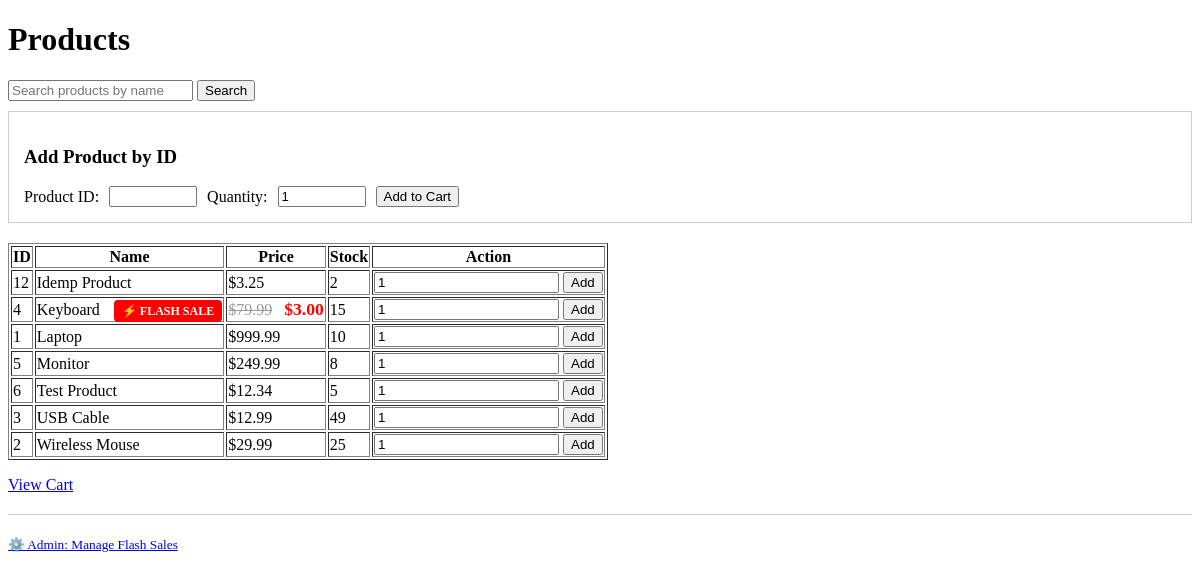
/products, run on an earlier commit of the app's database.
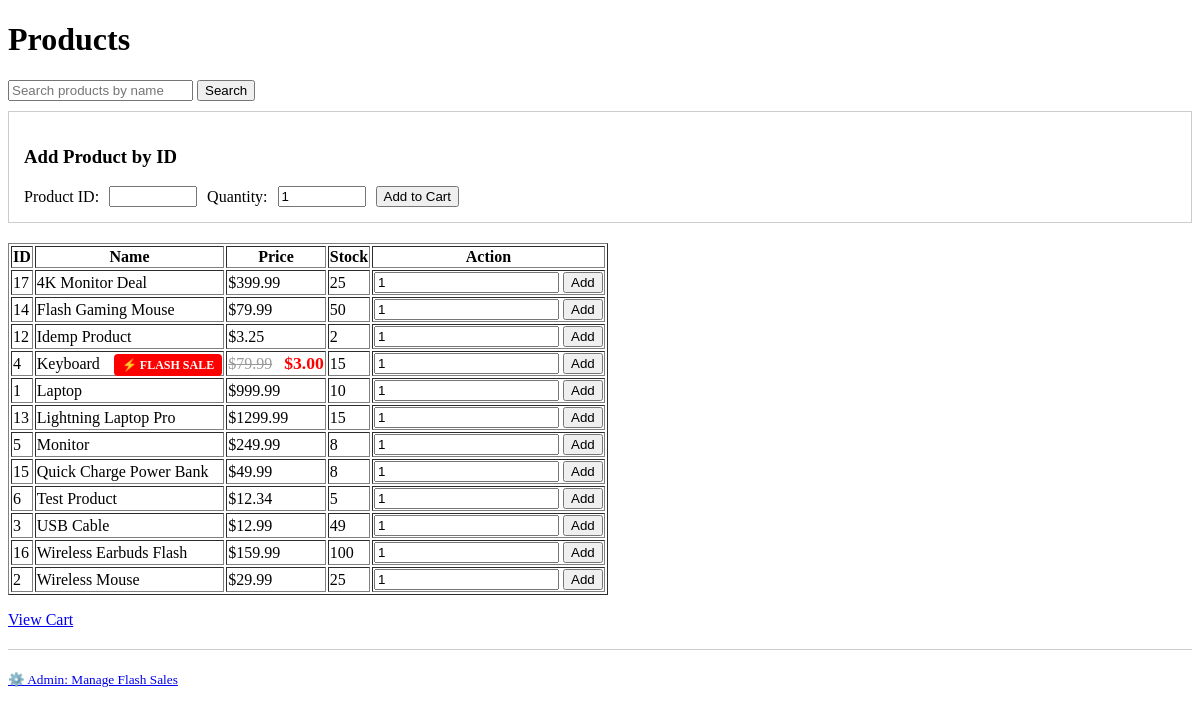
And on a later commit of the database.
### tables this page shows
CREATE TABLE product (
	id INTEGER PRIMARY KEY AUTOINCREMENT,
	name TEXT NOT NULL UNIQUE,
    price_cents INTEGER NOT NULL CHECK(price_cents >= 0),
    stock INTEGER NOT NULL CHECK(stock >= 0),
    active INTEGER NOT NULL DEFAULT 1 CHECK(active IN (0,1)),
    -- NEW: Flash sale columns
    flash_sale_active INTEGER DEFAULT 0,
    flash_sale_price_cents INTEGER
, flash_price_cents INTEGER CHECK(flash_price_cents >= 0), sale_start TIMESTAMP, sale_end TIMESTAMP);

### src/app.py (the view)
    @app.route("/products")
    def products():
        q = request.args.get("q", "").strip()
        conn = get_conn()
        try:
            try:
                repo = AProductRepo(conn)
                if q:
                    rows = repo.search_products(q)
                else:
                    rows = repo.get_all_products()
            except Exception:
                rows = []
                flash(
                    "Product table not available. Partner A needs to add user/product schema and seed.",
                    "error",
                )
            return render_template("products.html", products=rows, q=q)
        finally:
            conn.close()

### src/dao.py (called while the page is built)
def get_connection(db_path: str) -> sqlite3.Connection:
    conn = sqlite3.connect(db_path)
    conn.row_factory = sqlite3.Row
    conn.execute("PRAGMA foreign_keys = ON")
    return conn

### src/product_repo.py (called while the page is built)
    def get_all_products(self):
        cursor = self.conn.execute(
            """SELECT id, name, price_cents, stock,
                      flash_sale_active, flash_sale_price_cents
               FROM product
               WHERE active = 1
               ORDER BY name"""
        )
        rows = cursor.fetchall()
        products = []
        for row in rows:
            product = dict(row)
            if product['flash_sale_active'] == 1 and product['flash_sale_price_cents']:
                product['original_price'] = product['price_cents']
                product['price_cents'] = product['flash_sale_price_cents']
                product['is_flash_sale'] = True
            else:
                product['is_flash_sale'] = False
            products.append(product)
        return products

### src/templates/products.html (shortened to what this page needs)
<!doctype html>
<html>
  <head>
  </head>
  <body>
    <h1>Products</h1>
    <form method="get" action="/products" style="margin: 10px 0;">
      <input type="text" name="q" placeholder="Search products by name" value="{{ q or '' }}">
      <button type="submit">Search</button>
    </form>
    <div style="margin-bottom: 20px; padding: 15px; border: 1px solid #ccc;">
      <h3>Add Product by ID</h3>
      <form method="post" action="/cart/add" style="display: flex; gap: 10px; align-items: center;">
          <label for="product_id">Product ID:</label>
          <input type="number" name="product_id" id="product_id" min="1" required style="width: 80px;">
          <label for="qty">Quantity:</label>
          <input type="number" name="qty" id="qty" min="1" value="1" required style="width: 80px;">
          <button type="submit">Add to Cart</button>
      </form>
    </div>
    <table border="1">
      <tr><th>ID</th><th>Name</th><th>Price</th><th>Stock</th><th>Action</th></tr>
      {% for p in products %}
        <tr>
          <td>{{ p.id }}</td>
          <td>
            {{ p.name }}
            {% if p.is_flash_sale %}
              <span class="flash-badge">⚡ FLASH SALE</span>
            {% endif %}
          </td>
          <td>
            {% if p.is_flash_sale %}
              <span class="original-price">${{ '%.2f' % (p.original_price / 100.0) }}</span>
              <span class="flash-price">${{ '%.2f' % (p.price_cents / 100.0) }}</span>
            {% else %}
              ${{ '%.2f' % (p.price_cents / 100.0) }}
            {% endif %}
          </td>
          <td>{{ p.stock }}</td>
          <td>
            <form method="post" action="/cart/add">
              <input type="number" name="qty" value="1" min="1">
              <button type="submit">Add</button>
            </form>
          </td>
        </tr>
      {% endfor %}
    </table>
    <p><a href="/cart">View Cart</a></p>
    <p style="margin-top: 20px; padding-top: 20px; border-top: 1px solid #ccc;">
      <small><a href="/admin/flash-sale">⚙️ Admin: Manage Flash Sales</a></small>
  </p>
  </body>
</html>

### src/templates/products.html (style rules this page uses)
.flash-badge { background-color: #ff0000; color: white; padding: 4px 8px; border-radius: 4px; font-weight: bold; font-size: 12px; margin-left: 10px; }
.original-price { text-decoration: line-through; color: #999; margin-right: 8px; }
.flash-price { color: #ff0000; font-weight: bold; font-size: 1.1em; }

What changed in the data, as far as the page shows it:
added product: id "17", name "4K Monitor Deal", p.price_cents/100.0 "399.99", stock "25"
added product: id "14", name "Flash Gaming Mouse", p.price_cents/100.0 "79.99", stock "50"
added product: id "13", name "Lightning Laptop Pro", p.price_cents/100.0 "1299.99", stock "15"
added product: id "15", name "Quick Charge Power Bank", p.price_cents/100.0 "49.99", stock "8"
added product: id "16", name "Wireless Earbuds Flash", p.price_cents/100.0 "159.99", stock "100"
